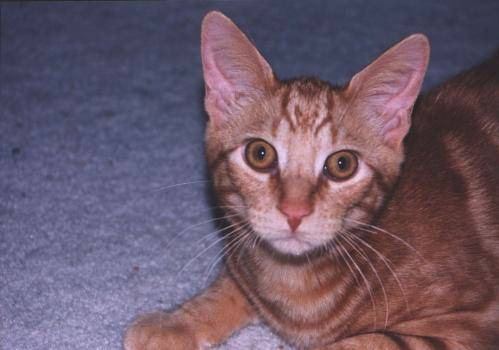
#> input picture dataset/cats/cat.107.jpg, 499 x 350 px, found by its file name; its folder holds 3 pictures in this run
$ python catvsdogsvm.py
#> lines starting #> are read from the running program, lines starting #| are printed output that depends on the picture
# -*- coding: utf-8 -*-
"""
Created on Thu Nov 11 21:44:59 2021

@author: HRITIK MOHAPATRA
"""

#Importing Required Libraries

import os
import numpy as np
import cv2
import matplotlib.pyplot as plt
import pickle
import random
from sklearn.model_selection import train_test_split
from sklearn.svm import SVC

#Assigning The Data directory to a variable
dir = r"D:\Hritik\Study\Machine learning\Project\Dogs vs Cats\dataset"
categories = ['cats', 'dogs']

#Store the pictures in List and Resize it

data = []

for category in categories:
    path = os.path.join(dir, category)
    label = categories.index(category)

    for img in os.listdir(path):
        imgpath = os.path.join(path,img)
        pet_img = cv2.imread(imgpath, 0)
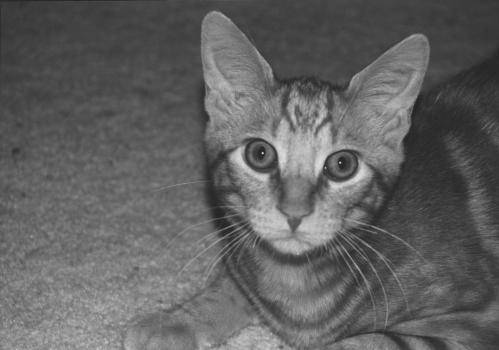
#> pet_img: shape (350, 499); min 23, max 225, mean 96.9
        pet_img = cv2.resize(pet_img, (50,50))
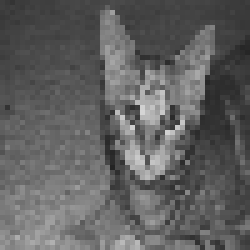
#> pet_img: shape (50, 50) (shown 5 times larger); min 36, max 213, mean 96.5
        image = np.array(pet_img).flatten()
#> image = 2500 values, max 213 at index 1128, min 36 at index 1672, mean 96.54
        data.append([image, label])
#> pass 2 of the loop `for category in categories:`:
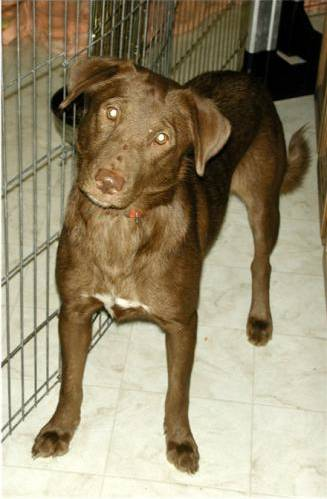
#> input picture dataset/dogs/dog.1.jpg, 327 x 499 px, found by its file name
#> `pet_img = cv2.imread(imgpath, 0)`:
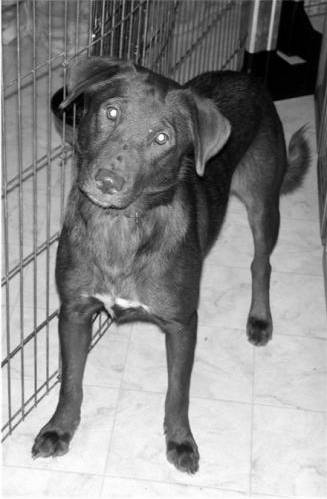
#> pet_img: shape (499, 327); min 0, max 255, mean 139.2
#> `pet_img = cv2.resize(pet_img, (50,50))`:
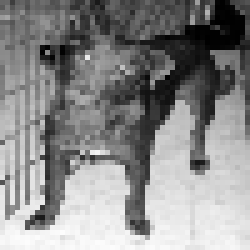
#> pet_img: shape (50, 50) (shown 5 times larger); min 0, max 253, mean 137.7
#> image = 2500 values, max 253 at index 2312, min 0 at index 93, mean 137.7


print(len(data))

#Create the Pickle using Data
pick_in = open('data1.pickle', 'wb')
pickle.dump(data, pick_in)
pick_in.close()

pick_in = open('data1.pickle', 'rb')
data = pickle.load(pick_in)
pick_in.close()

random.shuffle(data)

#Separating data into Features and labels
features = []
labels = []

for feature , label in data:
    features.append(feature)
    labels.append(label)

#Dividing data into Training and Testing data
xtrain, xtest, ytrain, ytest = train_test_split(features, labels, test_size=0.25)


#Assign Model and train the data
model = SVC(C=1, kernel= 'poly', gamma= 'auto')
model.fit(xtrain, ytrain)

#Save the model
pick = open('model.sav', 'wb')
pickle.dump(model, pick)
pick.close()

prediction = model.predict(xtest)
accuracy = model.score(xtest, ytest)

categories = ['cats', 'dogs']

print('Accuracy: ', accuracy)
print('Prediction is : ',categories[prediction[0]])

mypet = xtest[0].reshape(50,50)
plt.imshow(mypet, cmap='gray')
plt.show
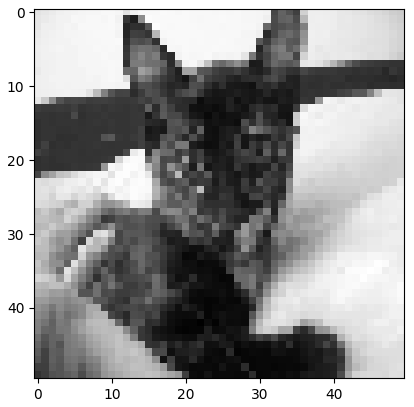
#> figure drawn by matplotlib, 1 panel
